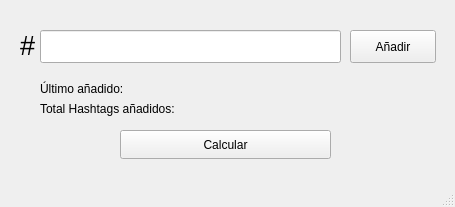
<?xml version="1.0" encoding="UTF-8"?>
<ui version="4.0">
 <class>MainWindow</class>
 <widget class="QMainWindow" name="MainWindow">
  <property name="geometry">
   <rect>
    <x>0</x>
    <y>0</y>
    <width>455</width>
    <height>207</height>
   </rect>
  </property>
  <property name="windowTitle">
   <string>Trabajo Final SD</string>
  </property>
  <widget class="QWidget" name="centralwidget">
   <widget class="QLabel" name="label">
    <property name="geometry">
     <rect>
      <x>20</x>
      <y>20</y>
      <width>41</width>
      <height>51</height>
     </rect>
    </property>
    <property name="text">
     <string>&lt;html&gt;&lt;head/&gt;&lt;body&gt;&lt;p&gt;&lt;span style=&quot; font-size:20pt;&quot;&gt;#&lt;/span&gt;&lt;/p&gt;&lt;/body&gt;&lt;/html&gt;</string>
    </property>
   </widget>
   <widget class="QLineEdit" name="lineEdit">
    <property name="geometry">
     <rect>
      <x>40</x>
      <y>30</y>
      <width>301</width>
      <height>33</height>
     </rect>
    </property>
    <property name="toolTip">
     <string>&lt;html&gt;&lt;head/&gt;&lt;body&gt;&lt;p&gt;Añada aquí los Hashtags&lt;/p&gt;&lt;p&gt;&lt;br/&gt;&lt;/p&gt;&lt;/body&gt;&lt;/html&gt;</string>
    </property>
    <property name="text">
     <string/>
    </property>
   </widget>
   <widget class="QPushButton" name="pushButton">
    <property name="geometry">
     <rect>
      <x>350</x>
      <y>30</y>
      <width>86</width>
      <height>33</height>
     </rect>
    </property>
    <property name="text">
     <string>Añadir</string>
    </property>
   </widget>
   <widget class="QLabel" name="label_2">
    <property name="geometry">
     <rect>
      <x>40</x>
      <y>80</y>
      <width>391</width>
      <height>17</height>
     </rect>
    </property>
    <property name="text">
     <string>Último añadido: </string>
    </property>
   </widget>
   <widget class="QLabel" name="label_3">
    <property name="geometry">
     <rect>
      <x>40</x>
      <y>100</y>
      <width>391</width>
      <height>17</height>
     </rect>
    </property>
    <property name="text">
     <string>Total Hashtags añadidos: </string>
    </property>
   </widget>
   <widget class="QPushButton" name="pushButton_2">
    <property name="geometry">
     <rect>
      <x>120</x>
      <y>130</y>
      <width>211</width>
      <height>29</height>
     </rect>
    </property>
    <property name="text">
     <string>Calcular</string>
    </property>
   </widget>
  </widget>
  <widget class="QStatusBar" name="statusbar"/>
 </widget>
 <resources/>
 <connections/>
</ui>
